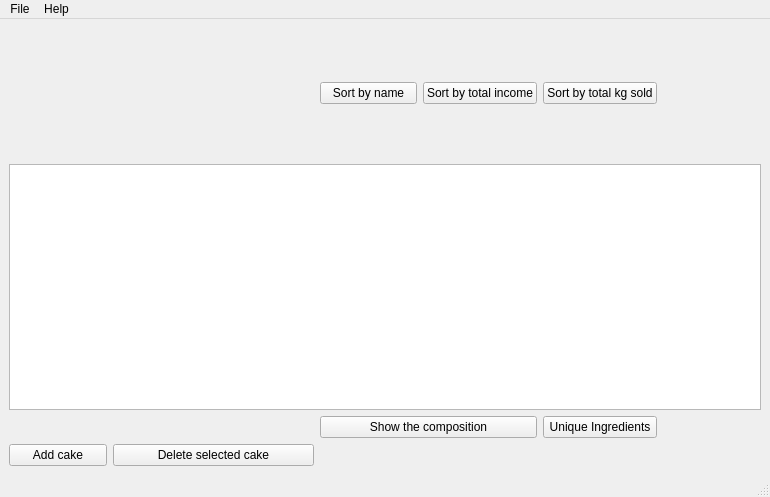
<?xml version="1.0" encoding="UTF-8"?>
<ui version="4.0">
 <class>MainWindow</class>
 <widget class="QMainWindow" name="MainWindow">
  <property name="geometry">
   <rect>
    <x>0</x>
    <y>0</y>
    <width>770</width>
    <height>497</height>
   </rect>
  </property>
  <property name="windowTitle">
   <string>Cake Sales</string>
  </property>
  <property name="layoutDirection">
   <enum>Qt::LeftToRight</enum>
  </property>
  <widget class="QWidget" name="centralwidget">
   <layout class="QVBoxLayout" name="verticalLayout">
    <item>
     <layout class="QGridLayout" name="gridLayout">
      <item row="4" column="1" colspan="2">
       <widget class="QPushButton" name="deleteCakeButton">
        <property name="text">
         <string>Delete selected cake</string>
        </property>
       </widget>
      </item>
      <item row="2" column="3" colspan="2">
       <widget class="QPushButton" name="showCompositionButton">
        <property name="text">
         <string>Show the composition</string>
        </property>
       </widget>
      </item>
      <item row="0" column="4">
       <widget class="QPushButton" name="sortTotalIncomeButton">
        <property name="text">
         <string>Sort by total income</string>
        </property>
       </widget>
      </item>
      <item row="0" column="0" colspan="2">
       <widget class="QLogo" name="logo" native="true">
        <property name="minimumSize">
         <size>
          <width>145</width>
          <height>130</height>
         </size>
        </property>
       </widget>
      </item>
      <item row="1" column="0" colspan="7">
       <widget class="QTableView" name="cakeTableView"/>
      </item>
      <item row="0" column="3">
       <widget class="QPushButton" name="sortNameButton">
        <property name="text">
         <string>Sort by name</string>
        </property>
       </widget>
      </item>
      <item row="0" column="5">
       <widget class="QPushButton" name="sortTotalKgSoldButton">
        <property name="text">
         <string>Sort by total kg sold</string>
        </property>
       </widget>
      </item>
      <item row="4" column="0">
       <widget class="QPushButton" name="addCakeButton">
        <property name="text">
         <string>Add cake</string>
        </property>
       </widget>
      </item>
      <item row="2" column="5">
       <widget class="QPushButton" name="pushButton">
        <property name="text">
         <string>Unique Ingredients</string>
        </property>
       </widget>
      </item>
     </layout>
    </item>
   </layout>
  </widget>
  <widget class="QMenuBar" name="menubar">
   <property name="geometry">
    <rect>
     <x>0</x>
     <y>0</y>
     <width>770</width>
     <height>22</height>
    </rect>
   </property>
   <widget class="QMenu" name="menuFile">
    <property name="title">
     <string>File</string>
    </property>
   </widget>
   <widget class="QMenu" name="menuHelp">
    <property name="title">
     <string>Help</string>
    </property>
   </widget>
   <addaction name="menuFile"/>
   <addaction name="menuHelp"/>
  </widget>
  <widget class="QStatusBar" name="statusbar"/>
 </widget>
 <customwidgets>
  <customwidget>
   <class>QLogo</class>
   <extends>QWidget</extends>
   <header>qlogo.h</header>
   <container>1</container>
  </customwidget>
 </customwidgets>
 <resources/>
 <connections/>
</ui>
